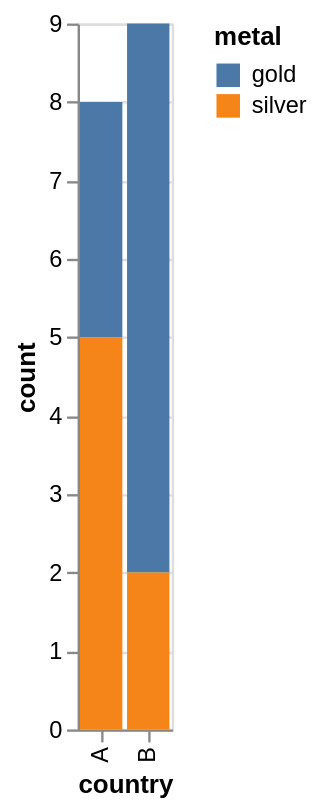

The Vega-Lite source for this figure:
### Vega-Lite specification from a JSON file in a GitHub repository (floating-point values rounded to 4 significant figures)
{"$schema": "https://vega.github.io/schema/vega-lite/v6.json", "description": "Columns folded into rows, then counted.", "data": {"values": [{"country": "A", "gold": 3, "silver": 5}, {"country": "B", "gold": 7, "silver": 2}]}, "transform": [{"fold": ["gold", "silver"], "as": ["metal", "count"]}], "mark": "bar", "encoding": {"x": {"field": "country", "type": "nominal"}, "y": {"field": "count", "type": "quantitative"}, "color": {"field": "metal", "type": "nominal"}}}
